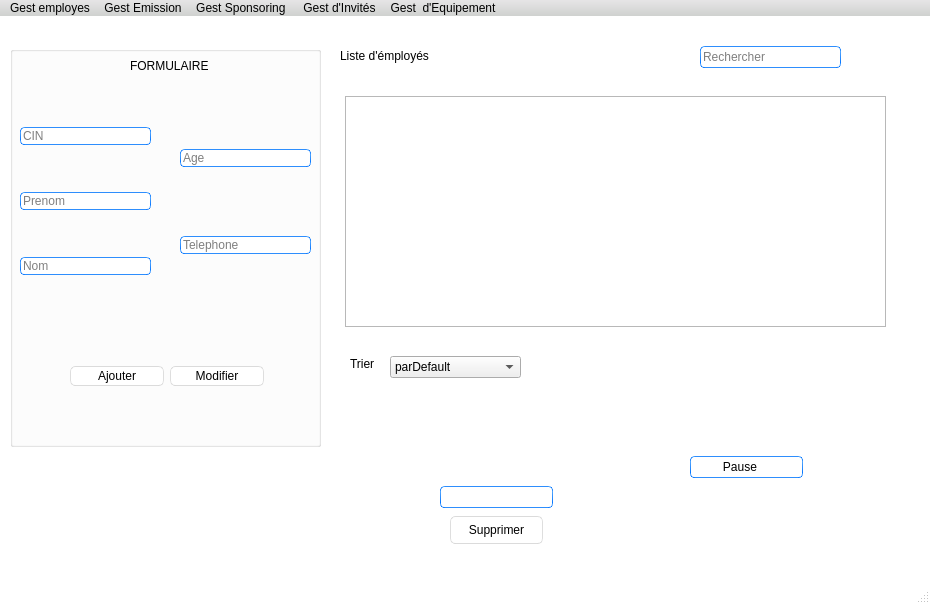
<?xml version="1.0" encoding="UTF-8"?>
<ui version="4.0">
 <class>MainWindow</class>
 <widget class="QMainWindow" name="MainWindow">
  <property name="geometry">
   <rect>
    <x>0</x>
    <y>0</y>
    <width>930</width>
    <height>604</height>
   </rect>
  </property>
  <property name="windowTitle">
   <string>SoundUP</string>
  </property>
  <property name="styleSheet">
   <string notr="true">QMainWindow {
	background-color:#ffffff;
}
QTextEdit {
	border-width: 1px;
	border-style: solid;
	border-color: qlineargradient(spread:pad, x1:0.5, y1:1, x2:0.5, y2:0, stop:0 rgba(0, 113, 255, 255), stop:1 rgba(91, 171, 252, 255));
}
QPlainTextEdit {
	border-width: 1px;
	border-style: solid;
	border-color: qlineargradient(spread:pad, x1:0.5, y1:1, x2:0.5, y2:0, stop:0 rgba(0, 113, 255, 255), stop:1 rgba(91, 171, 252, 255));
}
QToolButton {
	border-style: solid;
	border-top-color: qlineargradient(spread:pad, x1:0.5, y1:1, x2:0.5, y2:0, stop:0 rgb(215, 215, 215), stop:1 rgb(222, 222, 222));
	border-right-color: qlineargradient(spread:pad, x1:0, y1:0.5, x2:1, y2:0.5, stop:0 rgb(217, 217, 217), stop:1 rgb(227, 227, 227));
	border-left-color: qlineargradient(spread:pad, x1:0, y1:0.5, x2:1, y2:0.5, stop:0 rgb(227, 227, 227), stop:1 rgb(217, 217, 217));
	border-bottom-color: qlineargradient(spread:pad, x1:0.5, y1:1, x2:0.5, y2:0, stop:0 rgb(215, 215, 215), stop:1 rgb(222, 222, 222));
	border-width: 1px;
	border-radius: 5px;
	color: rgb(0,0,0);
	padding: 2px;
	background-color: rgb(255,255,255);
}
QToolButton:hover{
	border-style: solid;
	border-top-color: qlineargradient(spread:pad, x1:0.5, y1:1, x2:0.5, y2:0, stop:0 rgb(195, 195, 195), stop:1 rgb(222, 222, 222));
	border-right-color: qlineargradient(spread:pad, x1:0, y1:0.5, x2:1, y2:0.5, stop:0 rgb(197, 197, 197), stop:1 rgb(227, 227, 227));
	border-left-color: qlineargradient(spread:pad, x1:0, y1:0.5, x2:1, y2:0.5, stop:0 rgb(227, 227, 227), stop:1 rgb(197, 197, 197));
	border-bottom-color: qlineargradient(spread:pad, x1:0.5, y1:1, x2:0.5, y2:0, stop:0 rgb(195, 195, 195), stop:1 rgb(222, 222, 222));
	border-width: 1px;
	border-radius: 5px;
	color: rgb(0,0,0);
	padding: 2px;
	background-color: rgb(255,255,255);
}
QToolButton:pressed{
	border-style: solid;
	border-top-color: qlineargradient(spread:pad, x1:0.5, y1:1, x2:0.5, y2:0, stop:0 rgb(215, 215, 215), stop:1 rgb(222, 222, 222));
	border-right-color: qlineargradient(spread:pad, x1:0, y1:0.5, x2:1, y2:0.5, stop:0 rgb(217, 217, 217), stop:1 rgb(227, 227, 227));
	border-left-color: qlineargradient(spread:pad, x1:0, y1:0.5, x2:1, y2:0.5, stop:0 rgb(227, 227, 227), stop:1 rgb(217, 217, 217));
	border-bottom-color: qlineargradient(spread:pad, x1:0.5, y1:1, x2:0.5, y2:0, stop:0 rgb(215, 215, 215), stop:1 rgb(222, 222, 222));
	border-width: 1px;
	border-radius: 5px;
	color: rgb(0,0,0);
	padding: 2px;
	background-color: rgb(142,142,142);
}
QPushButton{
	border-style: solid;
	border-top-color: qlineargradient(spread:pad, x1:0.5, y1:1, x2:0.5, y2:0, stop:0 rgb(215, 215, 215), stop:1 rgb(222, 222, 222));
	border-right-color: qlineargradient(spread:pad, x1:0, y1:0.5, x2:1, y2:0.5, stop:0 rgb(217, 217, 217), stop:1 rgb(227, 227, 227));
	border-left-color: qlineargradient(spread:pad, x1:0, y1:0.5, x2:1, y2:0.5, stop:0 rgb(227, 227, 227), stop:1 rgb(217, 217, 217));
	border-bottom-color: qlineargradient(spread:pad, x1:0.5, y1:1, x2:0.5, y2:0, stop:0 rgb(215, 215, 215), stop:1 rgb(222, 222, 222));
	border-width: 1px;
	border-radius: 5px;
	color: rgb(0,0,0);
	padding: 2px;
	background-color: rgb(255,255,255);
}
QPushButton::default{
	border-style: solid;
	border-top-color: qlineargradient(spread:pad, x1:0.5, y1:1, x2:0.5, y2:0, stop:0 rgb(215, 215, 215), stop:1 rgb(222, 222, 222));
	border-right-color: qlineargradient(spread:pad, x1:0, y1:0.5, x2:1, y2:0.5, stop:0 rgb(217, 217, 217), stop:1 rgb(227, 227, 227));
	border-left-color: qlineargradient(spread:pad, x1:0, y1:0.5, x2:1, y2:0.5, stop:0 rgb(227, 227, 227), stop:1 rgb(217, 217, 217));
	border-bottom-color: qlineargradient(spread:pad, x1:0.5, y1:1, x2:0.5, y2:0, stop:0 rgb(215, 215, 215), stop:1 rgb(222, 222, 222));
	border-width: 1px;
	border-radius: 5px;
	color: rgb(0,0,0);
	padding: 2px;
	background-color: rgb(255,255,255);
}
QPushButton:hover{
	border-style: solid;
	border-top-color: qlineargradient(spread:pad, x1:0.5, y1:1, x2:0.5, y2:0, stop:0 rgb(195, 195, 195), stop:1 rgb(222, 222, 222));
	border-right-color: qlineargradient(spread:pad, x1:0, y1:0.5, x2:1, y2:0.5, stop:0 rgb(197, 197, 197), stop:1 rgb(227, 227, 227));
	border-left-color: qlineargradient(spread:pad, x1:0, y1:0.5, x2:1, y2:0.5, stop:0 rgb(227, 227, 227), stop:1 rgb(197, 197, 197));
	border-bottom-color: qlineargradient(spread:pad, x1:0.5, y1:1, x2:0.5, y2:0, stop:0 rgb(195, 195, 195), stop:1 rgb(222, 222, 222));
	border-width: 1px;
	border-radius: 5px;
	color: rgb(0,0,0);
	padding: 2px;
	background-color: rgb(255,255,255);
}
QPushButton:pressed{
	border-style: solid;
	border-top-color: qlineargradient(spread:pad, x1:0.5, y1:1, x2:0.5, y2:0, stop:0 rgb(215, 215, 215), stop:1 rgb(222, 222, 222));
	border-right-color: qlineargradient(spread:pad, x1:0, y1:0.5, x2:1, y2:0.5, stop:0 rgb(217, 217, 217), stop:1 rgb(227, 227, 227));
	border-left-color: qlineargradient(spread:pad, x1:0, y1:0.5, x2:1, y2:0.5, stop:0 rgb(227, 227, 227), stop:1 rgb(217, 217, 217));
	border-bottom-color: qlineargradient(spread:pad, x1:0.5, y1:1, x2:0.5, y2:0, stop:0 rgb(215, 215, 215), stop:1 rgb(222, 222, 222));
	border-width: 1px;
	border-radius: 5px;
	color: rgb(0,0,0);
	padding: 2px;
	background-color: rgb(142,142,142);
}
QPushButton:disabled{
	border-style: solid;
	border-top-color: qlineargradient(spread:pad, x1:0.5, y1:1, x2:0.5, y2:0, stop:0 rgb(215, 215, 215), stop:1 rgb(222, 222, 222));
	border-right-color: qlineargradient(spread:pad, x1:0, y1:0.5, x2:1, y2:0.5, stop:0 rgb(217, 217, 217), stop:1 rgb(227, 227, 227));
	border-left-color: qlineargradient(spread:pad, x1:0, y1:0.5, x2:1, y2:0.5, stop:0 rgb(227, 227, 227), stop:1 rgb(217, 217, 217));
	border-bottom-color: qlineargradient(spread:pad, x1:0.5, y1:1, x2:0.5, y2:0, stop:0 rgb(215, 215, 215), stop:1 rgb(222, 222, 222));
	border-width: 1px;
	border-radius: 5px;
	color: #808086;
	padding: 2px;
	background-color: rgb(142,142,142);
}
QLineEdit {
	border-width: 1px; border-radius: 4px;
	border-style: solid;
	border-color: qlineargradient(spread:pad, x1:0.5, y1:1, x2:0.5, y2:0, stop:0 rgba(0, 113, 255, 255), stop:1 rgba(91, 171, 252, 255));
}
QLabel {
	color: #000000;
}
QLCDNumber {
	color: rgb(0, 113, 255, 255);
}
QProgressBar {
	text-align: center;
	color: rgb(240, 240, 240);
	border-width: 1px; 
	border-radius: 10px;
	border-color: rgb(230, 230, 230);
	border-style: solid;
	background-color:rgb(207,207,207);
}
QProgressBar::chunk {
	background-color: qlineargradient(spread:pad, x1:0.5, y1:1, x2:0.5, y2:0, stop:0 rgba(49, 147, 250, 255), stop:1 rgba(34, 142, 255, 255));
	border-radius: 10px;
}
QMenuBar {
	background-color: qlineargradient(spread:pad, x1:0.5, y1:1, x2:0.5, y2:0, stop:0 rgba(207, 209, 207, 255), stop:1 rgba(230, 229, 230, 255));
}
QMenuBar::item {
	color: #000000;
  	spacing: 3px;
  	padding: 1px 4px;
	background-color: qlineargradient(spread:pad, x1:0.5, y1:1, x2:0.5, y2:0, stop:0 rgba(207, 209, 207, 255), stop:1 rgba(230, 229, 230, 255));
}

QMenuBar::item:selected {
  	background-color: qlineargradient(spread:pad, x1:0.5, y1:1, x2:0.5, y2:0, stop:0 rgba(0, 113, 255, 255), stop:1 rgba(91, 171, 252, 255));
	color: #FFFFFF;
}
QMenu::item:selected {
	border-style: solid;
	border-top-color: transparent;
	border-right-color: transparent;
	border-left-color: qlineargradient(spread:pad, x1:0.5, y1:1, x2:0.5, y2:0, stop:0 rgba(0, 113, 255, 255), stop:1 rgba(91, 171, 252, 255));
	border-bottom-color: transparent;
	border-left-width: 2px;
	color: #000000;
	padding-left:15px;
	padding-top:4px;
	padding-bottom:4px;
	padding-right:7px;
}
QMenu::item {
	border-style: solid;
	border-top-color: transparent;
	border-right-color: transparent;
	border-left-color: transparent;
	border-bottom-color: transparent;
	border-bottom-width: 1px;
	color: #000000;
	padding-left:17px;
	padding-top:4px;
	padding-bottom:4px;
	padding-right:7px;
}
QTabWidget {
	color:rgb(0,0,0);
	background-color:#000000;
}
QTabWidget::pane {
		border-color: rgb(223,223,223);
		background-color:rgb(226,226,226);
		border-style: solid;
		border-width: 2px;
    	border-radius: 6px;
}
QTabBar::tab:first {
	border-style: solid;
	border-left-width:1px;
	border-right-width:0px;
	border-top-width:1px;
	border-bottom-width:1px;
	border-top-color: rgb(209,209,209);
	border-left-color: qlineargradient(spread:pad, x1:0.5, y1:1, x2:0.5, y2:0, stop:0 rgba(209, 209, 209, 209), stop:1 rgba(229, 229, 229, 229));
	border-bottom-color: rgb(229,229,229);
	border-top-left-radius: 4px;
	border-bottom-left-radius: 4px;
	color: #000000;
	padding: 3px;
	margin-left:0px;
	background-color: qlineargradient(spread:pad, x1:0.5, y1:1, x2:0.5, y2:0, stop:0 rgba(247, 247, 247, 255), stop:1 rgba(255, 255, 255, 255));
}
QTabBar::tab:last {
	border-style: solid;
	border-width:1px;
	border-top-color: rgb(209,209,209);
	border-left-color: qlineargradient(spread:pad, x1:0.5, y1:1, x2:0.5, y2:0, stop:0 rgba(209, 209, 209, 209), stop:1 rgba(229, 229, 229, 229));
	border-right-color: qlineargradient(spread:pad, x1:0.5, y1:1, x2:0.5, y2:0, stop:0 rgba(209, 209, 209, 209), stop:1 rgba(229, 229, 229, 229));
	border-bottom-color: rgb(229,229,229);
	border-top-right-radius: 4px;
	border-bottom-right-radius: 4px;
	color: #000000;
	padding: 3px;
	margin-left:0px;
	background-color: qlineargradient(spread:pad, x1:0.5, y1:1, x2:0.5, y2:0, stop:0 rgba(247, 247, 247, 255), stop:1 rgba(255, 255, 255, 255));
}
QTabBar::tab {
	border-style: solid;
	border-top-width:1px;
	border-bottom-width:1px;
	border-left-width:1px;
	border-top-color: rgb(209,209,209);
	border-left-color: qlineargradient(spread:pad, x1:0.5, y1:1, x2:0.5, y2:0, stop:0 rgba(209, 209, 209, 209), stop:1 rgba(229, 229, 229, 229));
	border-bottom-color: rgb(229,229,229);
	color: #000000;
	padding: 3px;
	margin-left:0px;
	background-color: qlineargradient(spread:pad, x1:0.5, y1:1, x2:0.5, y2:0, stop:0 rgba(247, 247, 247, 255), stop:1 rgba(255, 255, 255, 255));
}
QTabBar::tab:selected, QTabBar::tab:last:selected, QTabBar::tab:hover {
  	border-style: solid;
  	border-left-width:1px;
	border-right-color: transparent;
	border-top-color: rgb(209,209,209);
	border-left-color: qlineargradient(spread:pad, x1:0.5, y1:1, x2:0.5, y2:0, stop:0 rgba(209, 209, 209, 209), stop:1 rgba(229, 229, 229, 229));
	border-bottom-color: rgb(229,229,229);
	color: #FFFFFF;
	padding: 3px;
	margin-left:0px;
	background-color: qlineargradient(spread:pad, x1:0.5, y1:1, x2:0.5, y2:0, stop:0 rgba(0, 113, 255, 255), stop:1 rgba(91, 171, 252, 255));
}

QTabBar::tab:selected, QTabBar::tab:first:selected, QTabBar::tab:hover {
  	border-style: solid;
  	border-left-width:1px;
  	border-bottom-width:1px;
  	border-top-width:1px;
	border-right-color: transparent;
	border-top-color: rgb(209,209,209);
	border-left-color: qlineargradient(spread:pad, x1:0.5, y1:1, x2:0.5, y2:0, stop:0 rgba(209, 209, 209, 209), stop:1 rgba(229, 229, 229, 229));
	border-bottom-color: rgb(229,229,229);
	color: #FFFFFF;
	padding: 3px;
	margin-left:0px;
	background-color: qlineargradient(spread:pad, x1:0.5, y1:1, x2:0.5, y2:0, stop:0 rgba(0, 113, 255, 255), stop:1 rgba(91, 171, 252, 255));
}

QCheckBox {
	color: #000000;
	padding: 2px;
}
QCheckBox:disabled {
	color: #808086;
	padding: 2px;
}

QCheckBox:hover {
	border-radius:4px;
	border-style:solid;
	padding-left: 1px;
	padding-right: 1px;
	padding-bottom: 1px;
	padding-top: 1px;
	border-width:1px;
	border-color: transparent;
}
QCheckBox::indicator:checked {

	height: 10px;
	width: 10px;
	border-style:solid;
	border-width: 1px;
	border-color: qlineargradient(spread:pad, x1:0.5, y1:1, x2:0.5, y2:0, stop:0 rgba(0, 113, 255, 255), stop:1 rgba(91, 171, 252, 255));
	color: #000000;
	background-color: qlineargradient(spread:pad, x1:0.5, y1:1, x2:0.5, y2:0, stop:0 rgba(0, 113, 255, 255), stop:1 rgba(91, 171, 252, 255));
}
QCheckBox::indicator:unchecked {

	height: 10px;
	width: 10px;
	border-style:solid;
	border-width: 1px;
	border-color: qlineargradient(spread:pad, x1:0.5, y1:1, x2:0.5, y2:0, stop:0 rgba(0, 113, 255, 255), stop:1 rgba(91, 171, 252, 255));
	color: #000000;
}
QRadioButton {
	color: 000000;
	padding: 1px;
}
QRadioButton::indicator:checked {
	height: 10px;
	width: 10px;
	border-style:solid;
	border-radius:5px;
	border-width: 1px;
	border-color: qlineargradient(spread:pad, x1:0.5, y1:1, x2:0.5, y2:0, stop:0 rgba(0, 113, 255, 255), stop:1 rgba(91, 171, 252, 255));
	color: #a9b7c6;
	background-color: qlineargradient(spread:pad, x1:0.5, y1:1, x2:0.5, y2:0, stop:0 rgba(0, 113, 255, 255), stop:1 rgba(91, 171, 252, 255));
}
QRadioButton::indicator:!checked {
	height: 10px;
	width: 10px;
	border-style:solid;
	border-radius:5px;
	border-width: 1px;
	border-color: qlineargradient(spread:pad, x1:0.5, y1:1, x2:0.5, y2:0, stop:0 rgba(0, 113, 255, 255), stop:1 rgba(91, 171, 252, 255));
	color: #a9b7c6;
	background-color: transparent;
}
QStatusBar {
	color:#027f7f;
}
QSpinBox {
	border-style: solid;
	border-width: 1px;
	border-color: qlineargradient(spread:pad, x1:0.5, y1:1, x2:0.5, y2:0, stop:0 rgba(0, 113, 255, 255), stop:1 rgba(91, 171, 252, 255));
}
QDoubleSpinBox {
	border-style: solid;
	border-width: 1px;
	border-color: qlineargradient(spread:pad, x1:0.5, y1:1, x2:0.5, y2:0, stop:0 rgba(0, 113, 255, 255), stop:1 rgba(91, 171, 252, 255));
}
QTimeEdit {
	border-style: solid;
	border-width: 1px;
	border-color: qlineargradient(spread:pad, x1:0.5, y1:1, x2:0.5, y2:0, stop:0 rgba(0, 113, 255, 255), stop:1 rgba(91, 171, 252, 255));
}
QDateTimeEdit {
	border-style: solid;
	border-width: 1px;
	border-color: qlineargradient(spread:pad, x1:0.5, y1:1, x2:0.5, y2:0, stop:0 rgba(0, 113, 255, 255), stop:1 rgba(91, 171, 252, 255));
}
QDateEdit {
	border-style: solid;
	border-width: 1px;
	border-color: qlineargradient(spread:pad, x1:0.5, y1:1, x2:0.5, y2:0, stop:0 rgba(0, 113, 255, 255), stop:1 rgba(91, 171, 252, 255));
}

QToolBox {
	color: #a9b7c6;
	background-color:#000000;
}
QToolBox::tab {
	color: #a9b7c6;
	background-color:#000000;
}
QToolBox::tab:selected {
	color: #FFFFFF;
	background-color:#000000;
}
QScrollArea {
	color: #FFFFFF;
	background-color:#000000;
}
QSlider::groove:horizontal {
	height: 5px;
	background-color: qlineargradient(spread:pad, x1:0.5, y1:1, x2:0.5, y2:0, stop:0 rgba(49, 147, 250, 255), stop:1 rgba(34, 142, 255, 255));
}
QSlider::groove:vertical {
	width: 5px;
	background-color: qlineargradient(spread:pad, x1:0.5, y1:1, x2:0.5, y2:0, stop:0 rgba(49, 147, 250, 255), stop:1 rgba(34, 142, 255, 255));
}
QSlider::handle:horizontal {
	background: rgb(253,253,253);
	border-style: solid;
	border-width: 1px;
	border-color: rgb(207,207,207);
	width: 12px;
	margin: -5px 0;
	border-radius: 7px;
}
QSlider::handle:vertical {
	background: rgb(253,253,253);
	border-style: solid;
	border-width: 1px;
	border-color: rgb(207,207,207);
	height: 12px;
	margin: 0 -5px;
	border-radius: 7px;
}
QSlider::add-page:horizontal {
    background: rgb(181,181,181);
}
QSlider::add-page:vertical {
    background: rgb(181,181,181);
}
QSlider::sub-page:horizontal {
    background-color: qlineargradient(spread:pad, x1:0.5, y1:1, x2:0.5, y2:0, stop:0 rgba(49, 147, 250, 255), stop:1 rgba(34, 142, 255, 255));
}
QSlider::sub-page:vertical {
    background-color: qlineargradient(spread:pad, y1:0.5, x1:1, y2:0.5, x2:0, stop:0 rgba(49, 147, 250, 255), stop:1 rgba(34, 142, 255, 255));
}
QScrollBar:horizontal {
	max-height: 20px;
	border: 1px transparent grey;
	margin: 0px 20px 0px 20px;
}
QScrollBar:vertical {
	max-width: 20px;
	border: 1px transparent grey;
	margin: 20px 0px 20px 0px;
}
QScrollBar::handle:horizontal {
	background: rgb(253,253,253);
	border-style: solid;
	border-width: 1px;
	border-color: rgb(207,207,207);
	border-radius: 7px;
	min-width: 25px;
}
QScrollBar::handle:horizontal:hover {
	background: rgb(253,253,253);
	border-style: solid;
	border-width: 1px;
	border-color: rgb(147, 200, 200);
	border-radius: 7px;
	min-width: 25px;
}
QScrollBar::handle:vertical {
	background: rgb(253,253,253);
	border-style: solid;
	border-width: 1px;
	border-color: rgb(207,207,207);
	border-radius: 7px;
	min-height: 25px;
}
QScrollBar::handle:vertical:hover {
	background: rgb(253,253,253);
	border-style: solid;
	border-width: 1px;
	border-color: rgb(147, 200, 200);
	border-radius: 7px;
	min-height: 25px;
}
QScrollBar::add-line:horizontal {
   border: 2px transparent grey;
   border-top-right-radius: 7px;
   border-bottom-right-radius: 7px;
   background: rgba(34, 142, 255, 255);
   width: 20px;
   subcontrol-position: right;
   subcontrol-origin: margin;
}
QScrollBar::add-line:horizontal:pressed {
   border: 2px transparent grey;
   border-top-right-radius: 7px;
   border-bottom-right-radius: 7px;
   background: rgb(181,181,181);
   width: 20px;
   subcontrol-position: right;
   subcontrol-origin: margin;
}
QScrollBar::add-line:vertical {
   border: 2px transparent grey;
   border-bottom-left-radius: 7px;
   border-bottom-right-radius: 7px;
   background: rgba(34, 142, 255, 255);
   height: 20px;
   subcontrol-position: bottom;
   subcontrol-origin: margin;
}
QScrollBar::add-line:vertical:pressed {
   border: 2px transparent grey;
   border-bottom-left-radius: 7px;
   border-bottom-right-radius: 7px;
   background: rgb(181,181,181);
   height: 20px;
   subcontrol-position: bottom;
   subcontrol-origin: margin;
}
QScrollBar::sub-line:horizontal {
   border: 2px transparent grey;
   border-top-left-radius: 7px;
   border-bottom-left-radius: 7px;
   background: rgba(34, 142, 255, 255);
   width: 20px;
   subcontrol-position: left;
   subcontrol-origin: margin;
}
QScrollBar::sub-line:horizontal:pressed {
   border: 2px transparent grey;
   border-top-left-radius: 7px;
   border-bottom-left-radius: 7px;
   background: rgb(181,181,181);
   width: 20px;
   subcontrol-position: left;
   subcontrol-origin: margin;
}
QScrollBar::sub-line:vertical {
   border: 2px transparent grey;
   border-top-left-radius: 7px;
   border-top-right-radius: 7px;
   background: rgba(34, 142, 255, 255);
   height: 20px;
   subcontrol-position: top;
   subcontrol-origin: margin;
}
QScrollBar::sub-line:vertical:pressed {
   border: 2px transparent grey;
   border-top-left-radius: 7px;
   border-top-right-radius: 7px;
   background: rgb(181,181,181);
   height: 20px;
   subcontrol-position: top;
   subcontrol-origin: margin;
}
QScrollBar::left-arrow:horizontal {
   border: 1px transparent grey;
   border-top-left-radius: 3px;
   border-bottom-left-radius: 3px;
   width: 6px;
   height: 6px;
   background: white;
}
QScrollBar::right-arrow:horizontal {
   border: 1px transparent grey;
   border-top-right-radius: 3px;
   border-bottom-right-radius: 3px;
   width: 6px;
   height: 6px;
   background: white;
}
QScrollBar::up-arrow:vertical {
   border: 1px transparent grey;
   border-top-left-radius: 3px;
   border-top-right-radius: 3px;
   width: 6px;
   height: 6px;
   background: white;
}
QScrollBar::down-arrow:vertical {
   border: 1px transparent grey;
   border-bottom-left-radius: 3px;
   border-bottom-right-radius: 3px;
   width: 6px;
   height: 6px;
   background: white;
}
QScrollBar::add-page:horizontal, QScrollBar::sub-page:horizontal {
   background: none;
}
QScrollBar::add-page:vertical, QScrollBar::sub-page:vertical {
   background: none;
}</string>
  </property>
  <widget class="QWidget" name="centralwidget">
   <widget class="QGroupBox" name="groupBox">
    <property name="geometry">
     <rect>
      <x>10</x>
      <y>30</y>
      <width>311</width>
      <height>401</height>
     </rect>
    </property>
    <property name="title">
     <string/>
    </property>
    <widget class="QWidget" name="verticalLayoutWidget">
     <property name="geometry">
      <rect>
       <x>10</x>
       <y>40</y>
       <width>131</width>
       <height>231</height>
      </rect>
     </property>
     <layout class="QVBoxLayout" name="verticalLayout">
      <item>
       <widget class="QLineEdit" name="le_cin">
        <property name="text">
         <string/>
        </property>
        <property name="placeholderText">
         <string>CIN</string>
        </property>
       </widget>
      </item>
      <item>
       <widget class="QLineEdit" name="le_prenom">
        <property name="text">
         <string/>
        </property>
        <property name="placeholderText">
         <string>Prenom</string>
        </property>
       </widget>
      </item>
      <item>
       <widget class="QLineEdit" name="le_nom">
        <property name="text">
         <string/>
        </property>
        <property name="placeholderText">
         <string>Nom</string>
        </property>
       </widget>
      </item>
     </layout>
    </widget>
    <widget class="QWidget" name="verticalLayoutWidget_2">
     <property name="geometry">
      <rect>
       <x>170</x>
       <y>40</y>
       <width>131</width>
       <height>231</height>
      </rect>
     </property>
     <layout class="QVBoxLayout" name="verticalLayout_2">
      <item>
       <widget class="QLineEdit" name="le_age">
        <property name="text">
         <string/>
        </property>
        <property name="placeholderText">
         <string>Age</string>
        </property>
       </widget>
      </item>
      <item>
       <widget class="QLineEdit" name="le_tel">
        <property name="text">
         <string/>
        </property>
        <property name="placeholderText">
         <string>Telephone</string>
        </property>
       </widget>
      </item>
     </layout>
    </widget>
    <widget class="QWidget" name="horizontalLayoutWidget">
     <property name="geometry">
      <rect>
       <x>60</x>
       <y>290</y>
       <width>194</width>
       <height>80</height>
      </rect>
     </property>
     <layout class="QHBoxLayout" name="horizontalLayout">
      <item>
       <widget class="QPushButton" name="pb_ajouter">
        <property name="text">
         <string>Ajouter</string>
        </property>
       </widget>
      </item>
      <item>
       <widget class="QPushButton" name="pushButton">
        <property name="text">
         <string>Modifier</string>
        </property>
       </widget>
      </item>
     </layout>
    </widget>
    <widget class="QLabel" name="label_15">
     <property name="geometry">
      <rect>
       <x>120</x>
       <y>10</y>
       <width>81</width>
       <height>20</height>
      </rect>
     </property>
     <property name="text">
      <string>FORMULAIRE</string>
     </property>
    </widget>
   </widget>
   <widget class="QLabel" name="label_13">
    <property name="geometry">
     <rect>
      <x>340</x>
      <y>30</y>
      <width>171</width>
      <height>20</height>
     </rect>
    </property>
    <property name="text">
     <string>Liste d'émployés</string>
    </property>
   </widget>
   <widget class="QComboBox" name="comboBox">
    <property name="geometry">
     <rect>
      <x>390</x>
      <y>340</y>
      <width>131</width>
      <height>22</height>
     </rect>
    </property>
    <item>
     <property name="text">
      <string>parDefault</string>
     </property>
    </item>
    <item>
     <property name="text">
      <string>par Type</string>
     </property>
    </item>
    <item>
     <property name="text">
      <string>par Présentateur</string>
     </property>
    </item>
   </widget>
   <widget class="QLabel" name="label_14">
    <property name="geometry">
     <rect>
      <x>350</x>
      <y>340</y>
      <width>51</width>
      <height>16</height>
     </rect>
    </property>
    <property name="text">
     <string>Trier</string>
    </property>
   </widget>
   <widget class="QLineEdit" name="lineEdit_7">
    <property name="geometry">
     <rect>
      <x>700</x>
      <y>30</y>
      <width>141</width>
      <height>22</height>
     </rect>
    </property>
    <property name="placeholderText">
     <string>Rechercher</string>
    </property>
   </widget>
   <widget class="QPushButton" name="pb_supprimer">
    <property name="geometry">
     <rect>
      <x>450</x>
      <y>500</y>
      <width>93</width>
      <height>28</height>
     </rect>
    </property>
    <property name="text">
     <string>Supprimer</string>
    </property>
   </widget>
   <widget class="QCalendarWidget" name="calendarWidget">
    <property name="geometry">
     <rect>
      <x>-120</x>
      <y>750</y>
      <width>304</width>
      <height>218</height>
     </rect>
    </property>
   </widget>
   <widget class="QLabel" name="label">
    <property name="geometry">
     <rect>
      <x>650</x>
      <y>350</y>
      <width>201</width>
      <height>41</height>
     </rect>
    </property>
    <property name="styleSheet">
     <string notr="true">image: url(:/newPrefix/son.png);</string>
    </property>
    <property name="text">
     <string/>
    </property>
   </widget>
   <widget class="QLabel" name="label_7">
    <property name="geometry">
     <rect>
      <x>680</x>
      <y>390</y>
      <width>141</width>
      <height>41</height>
     </rect>
    </property>
    <property name="styleSheet">
     <string notr="true">image: url(:/newPrefix/pause.webp);</string>
    </property>
    <property name="text">
     <string/>
    </property>
   </widget>
   <widget class="QLineEdit" name="lineEdit_6">
    <property name="geometry">
     <rect>
      <x>690</x>
      <y>440</y>
      <width>113</width>
      <height>22</height>
     </rect>
    </property>
    <property name="text">
     <string>         Pause</string>
    </property>
   </widget>
   <widget class="QLineEdit" name="cinsup">
    <property name="geometry">
     <rect>
      <x>440</x>
      <y>470</y>
      <width>113</width>
      <height>22</height>
     </rect>
    </property>
    <property name="text">
     <string/>
    </property>
   </widget>
   <widget class="QTableView" name="tab_P">
    <property name="geometry">
     <rect>
      <x>345</x>
      <y>80</y>
      <width>541</width>
      <height>231</height>
     </rect>
    </property>
   </widget>
  </widget>
  <widget class="QMenuBar" name="menubar">
   <property name="geometry">
    <rect>
     <x>0</x>
     <y>0</y>
     <width>930</width>
     <height>23</height>
    </rect>
   </property>
   <property name="nativeMenuBar">
    <bool>true</bool>
   </property>
   <widget class="QMenu" name="menuGest_employes">
    <property name="title">
     <string>Gest employes</string>
    </property>
   </widget>
   <widget class="QMenu" name="menuGest_Emission">
    <property name="title">
     <string>Gest Emission</string>
    </property>
   </widget>
   <widget class="QMenu" name="menuGest_Sponsoring">
    <property name="title">
     <string>Gest Sponsoring </string>
    </property>
   </widget>
   <widget class="QMenu" name="menuGest_d_Invit_s">
    <property name="title">
     <string>Gest d'Invités</string>
    </property>
   </widget>
   <widget class="QMenu" name="menuGest_d_Equipement">
    <property name="title">
     <string>Gest  d'Equipement</string>
    </property>
   </widget>
   <addaction name="menuGest_employes"/>
   <addaction name="menuGest_Emission"/>
   <addaction name="menuGest_Sponsoring"/>
   <addaction name="menuGest_d_Invit_s"/>
   <addaction name="menuGest_d_Equipement"/>
  </widget>
  <widget class="QStatusBar" name="statusbar"/>
 </widget>
 <resources/>
 <connections/>
</ui>
